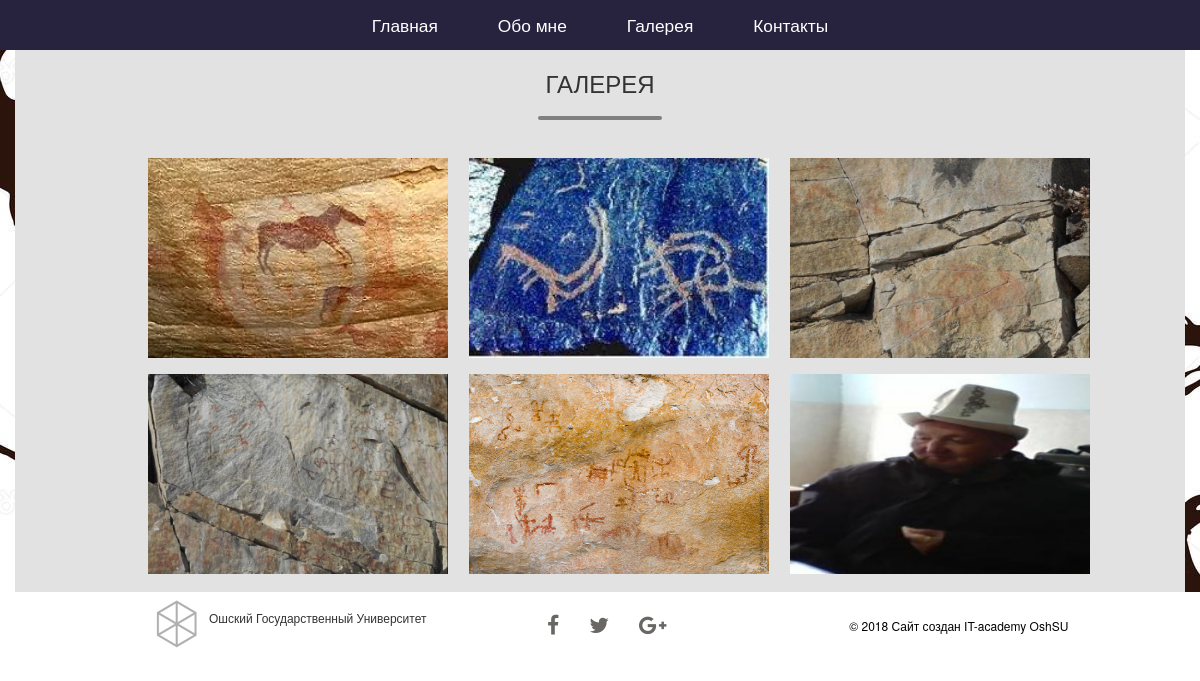
/gallery.php, run on the app's committed database.
### tables this page shows
CREATE TABLE IF NOT EXISTS `menu` (
  `id` int(11) NOT NULL AUTO_INCREMENT,
  `name` varchar(250) NOT NULL,
  `url` varchar(250) NOT NULL,
  PRIMARY KEY (`id`)
);

CREATE TABLE IF NOT EXISTS `gallery` (
  `id` int(11) NOT NULL AUTO_INCREMENT,
  `name` varchar(250) NOT NULL,
  `text` varchar(250) NOT NULL,
  PRIMARY KEY (`id`)
);

### gallery.php (the view, shortened to what this page needs)
<?php
$connection = mysqli_connect("localhost", "root", "", "project");
mysqli_set_charset($connection,'utf8');
?><!DOCTYPE html>
<html>
<head>
	<link href="assets/css/bootstrap.css" rel="stylesheet">
    <link rel="stylesheet" type="text/css" href="assets/css/font-awesome.min.css">
    <link rel="stylesheet" type="text/css" href="assets/css/style.css">
    <link rel="stylesheet" type="text/css" href="assets/css/lightbox.min.css">
		  <link rel="stylesheet" type="text/css" href="assets/css/style.css"><script type="text/javascript" src="assets/js/jquery-1.11.0.min.js"></script>
</head>
<body>
<div class="navbar-default">
     <div class="container">
     	<ul class="nav navbar-nav">
 <?php
 $result = mysqli_query($connection, "SELECT * FROM menu");
	while ($row = mysqli_fetch_row($result))
{
  	echo '<li><a href="'.$row[2].'">'.$row[1].'</a></li> ';
 }
?>
     	</ul>
     </div>
</div>
<div style=" background-attachment: fixed; background-image: url(assets/images/02.jpg);" >
	<div class="container bgcont">
		<h3 class="text-center">ГАЛЕРЕЯ</h3>
		<hr>
		<div class="cont">
		<div class="gallery">
<?php
 $result1 = mysqli_query($connection, "SELECT * FROM gallery");
	while ($row1 = mysqli_fetch_row($result1))
{
 ?>
			<a href="assets/images/<?php echo $row1[1] ?>" data-lightbox="mygallery" data-title=" <h1> <?php echo $row1[2] ?><h1>">		<img src="assets/images/<?php echo $row1[1] ?>">		</a>
<?php
}
?>
		</div>
		</div>
	</div>
</div>
<div class="bg-white">
<div class="container " >
	<div class="cont" >
		<div class="col-md-4">
			<img src="assets/images/03.png" class="imgicon">
			<p class="text6">Ошский Государственный Университет</p>
		</div>
		<div class="col-md-3 social-icons">
			<ul class="nav">
								<li><a href="#"><i class="fa fa-facebook"></i></a></li>
								<li><a href="#"><i class="fa fa-twitter"></i></a></li>
								<li><a href="#"><i class="fa fa-google-plus"></i></a></li>
							</ul>
		</div>
		<div class="col-md-4">
			<p class="text7"><a href="#">© 2018 Сайт создан IT-academy OshSU</a></p>
		</div>
	</div>
</div>
</div>
</body>
</html>

### assets/css/style.css (style rules this page uses)
body { font-size: 13pt; }
.navbar-default { background-color: #27223e; }
.navbar-default .navbar-nav > li > a { color: #fff; }
.navbar-default .navbar-nav > li { padding-left: 15px; padding-right: 15px; }
@media (min-width: 768px) { .navbar-nav { float: none; margin: 0 auto; display: table; table-layout: fixed; } }
.cont { padding-left: 100px; }
.bgcont { background-color: #e2e2e2 }
hr { border:2px solid grey; width: 120px; border-radius: 2px; }
.imgicon { float: left; }
.text6 { font-size: 9pt; padding-top: 17px; }
.text7 { font-size: 9pt; padding-top: 25px; text-align: right; }
.text7 > a { color: black }
.social-icons ul li a { border: 0 none; border-radius: 0; color: #696763; padding:0px; }
.nav { float: none; margin: 0 auto; display: table; table-layout: fixed; }
.social-icons ul li { display:inline-block; }
.social-icons ul { padding-top: 12px; }
.social-icons ul li a i { padding: 11px 15px; transition: all 0.9s ease 0s; -moz-transition: all 0.9s ease 0s; -webkit-transition: all 0.9s ease 0s; -o-transition: all 0.9s ease 0s; font-size: 16pt; }
.gallery { padding: 10px; }
.gallery img { width: 300px; height: 200px; margin: 8px; transition: 1s; }
.bg-white { background-color: #fff }

### data on the page
menu: name "Главная"
menu: name "Обо мне"
menu: name "Галерея"
menu: name "Контакты"
gallery: name (picture)
gallery: name (picture)
gallery: name (picture)
gallery: name (picture)
gallery: name (picture)
gallery: name (picture)
